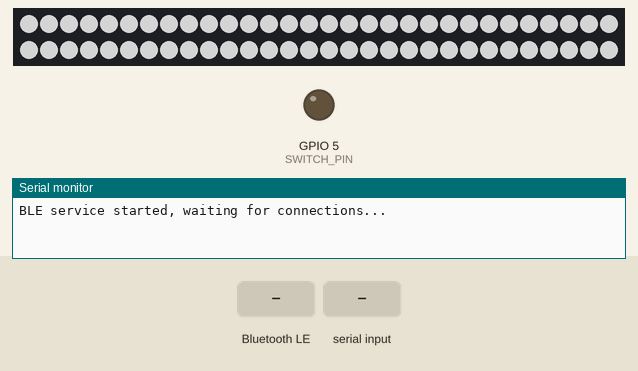
Simulated run of this program. Board: ESP32. Shown: 60 RGB LEDs in strip order, left to right, continuing on the next row, output pins drawn as LEDs (lit = HIGH), the last lines printed to the serial monitor. The inputs (shaded band) are chosen by the test bench. Dim RGB values are drawn brighter than linear; EEPROM starts erased; nothing arrives over Bluetooth unless stated; a phone connects over Bluetooth LE 3 s after start.

Above: at 1.4 s.
1.5 s: Bluetooth LE write "OFF" received
At 2.7 s:
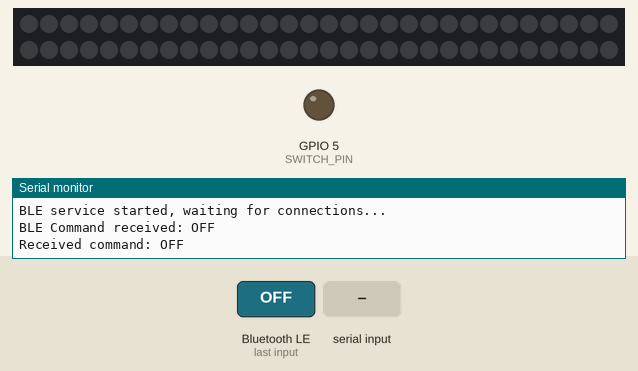
3.0 s: "SWITCH ON\n" received over Serial
At 3.8 s:
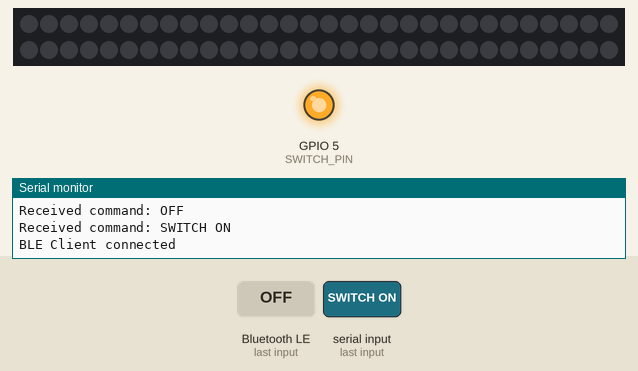
4.5 s: Bluetooth LE write "ON" received
At 5.0 s:
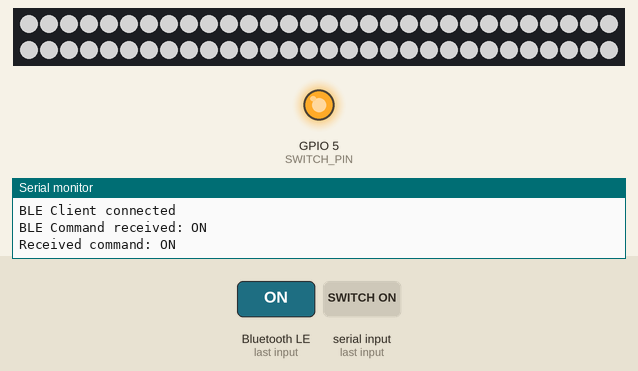
6.0 s: "90,45,200\n" received over Serial
At 7.2 s:
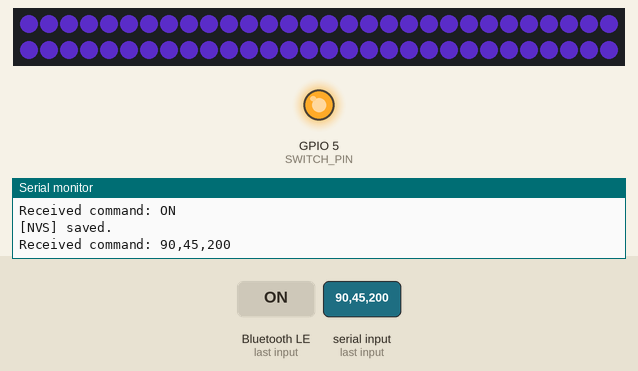
7.5 s: "30,150,10\n" received over Serial
At 8.5 s:
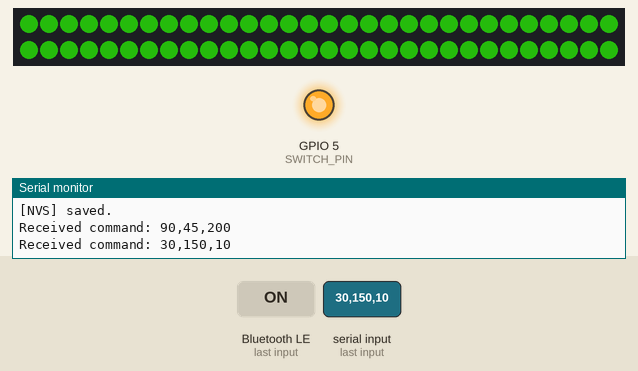
9.0 s: Bluetooth LE write "SWITCH OFF" received
At 9.6 s:
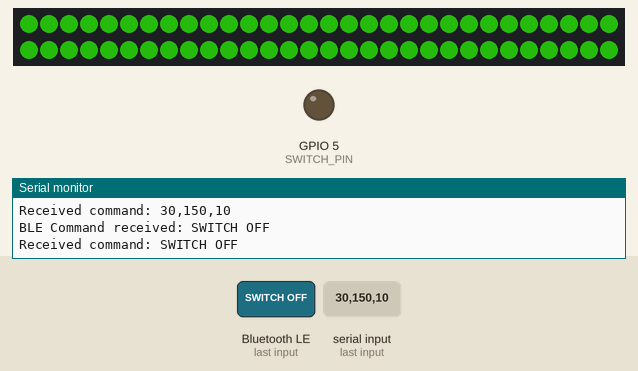
Timing chart, 0 to 11.5 s (numbered marks = the images above; inputs shaded):
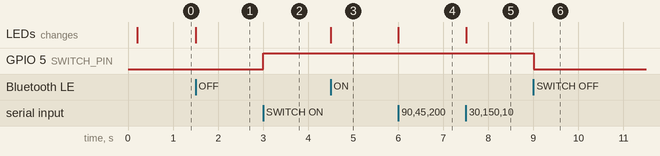

Measured:
- after the input at 1.5 s, the LEDs: change at once (image 1)
- after the input at 3.0 s, GPIO 5 (SWITCH_PIN): LOW → HIGH at once
- after the input at 4.5 s, the LEDs: change at once (image 3)
- after the input at 6.0 s, the LEDs: change at once (image 4)
- after the input at 7.5 s, the LEDs: change at once (image 5)
- after the input at 9.0 s, GPIO 5 (SWITCH_PIN): HIGH → LOW at once

The program:

main.cpp
```cpp
#include <Arduino.h>
#include <Preferences.h>
#include <Adafruit_NeoPixel.h>
#include <freertos/FreeRTOS.h>
#include <freertos/task.h>

#include <BLEDevice.h>
#include <BLEServer.h>
#include <BLEUtils.h>
#include <BLE2902.h>

#define SERVICE_UUID "6e400001-b5a3-f393-e0a9-e50e24dcca9e"
#define CHARACTERISTIC_UUID "6e400003-b5a3-f393-e0a9-e50e24dcca9e"
BLECharacteristic *pCharacteristic = NULL;
BLEServer *pServer = NULL;

Preferences preferences;

#define SWITCH_PIN 5

#define LED_PIN 4
#define LED_COUNT 60
Adafruit_NeoPixel pixels(LED_COUNT, LED_PIN, NEO_GRB + NEO_KHZ800);

int breathDirection = 5;

struct State
{
    bool isLightOn;
    bool isSwitchOn;
    bool isBreathing;
    uint8_t r, g, b;
    uint8_t brightness;
    uint8_t breathBrightness;
    uint16_t periodMs; // 频率
};

static State currentState = {true, false, false, 255, 255, 255, 128, 128, 5000};
static State lastState = currentState;
void sendCurrentState();

void loadState()
{
    preferences.begin("app", true);

    currentState.isLightOn = preferences.getBool("isLightOn", currentState.isLightOn);

    currentState.isSwitchOn = preferences.getBool("isSwitchOn", currentState.isSwitchOn);

    currentState.isBreathing = preferences.getBool("isBreathing", currentState.isBreathing);

    currentState.r = preferences.getUInt("Red", currentState.r);

    currentState.g = preferences.getUInt("Green", currentState.g);

    currentState.b = preferences.getUInt("Blue", currentState.b);

    currentState.brightness = preferences.getUInt("Brightness", currentState.brightness);

    currentState.breathBrightness = preferences.getInt("Breath_lvl", currentState.breathBrightness);
    currentState.periodMs = preferences.getUInt("Period", currentState.periodMs);
    preferences.end();
}

void dumpNVS()
{
    preferences.begin("app", true);
    Serial.println("[NVS] Current State:");
    Serial.printf("isLightOn: %d\n", preferences.getBool("isLightOn", currentState.isLightOn));
    Serial.printf("isBreathing: %d\n", preferences.getBool("isBreathing", currentState.isBreathing));
    Serial.printf("RGB: (%d, %d, %d)\n", preferences.getUInt("Red", currentState.r), preferences.getUInt("Green", currentState.g), preferences.getUInt("Blue", currentState.b));
    Serial.printf("Brightness: %d\n", preferences.getUInt("Brightness", currentState.brightness));
    Serial.printf("BreathBrightness: %d\n", preferences.getInt("Breath_lvl", currentState.breathBrightness));
    Serial.printf("Breath_period: %d\n", preferences.getUInt("Period", currentState.periodMs));
    preferences.end();
}

void saveState()
{
    if(memcmp(&lastState, &currentState, sizeof(State)) == 0){Serial.println("[NVS] IS Same."); return ;}

    preferences.begin("app", false);
    preferences.putBool("isLightOn", currentState.isLightOn);
    preferences.putBool("isSwitchOn", currentState.isSwitchOn);
    preferences.putBool("isBreathing", currentState.isBreathing);
    preferences.putUInt("Brightness", currentState.brightness);
    preferences.putInt("Breath_lvl", currentState.breathBrightness);
    preferences.putUInt("Red", currentState.r);
    preferences.putUInt("Green", currentState.g);
    preferences.putUInt("Blue", currentState.b);
    preferences.putUInt("Period", currentState.periodMs);
    Serial.println("[NVS] saved.");
    // dumpNVS();
    preferences.end();

    lastState = currentState;
}

void setBrightness(uint8_t value)
{
    currentState.brightness = value;
}

void enableBreathing()
{
    currentState.isBreathing = true;
}

void clearLight()
{
    pixels.clear();
    pixels.show();
}
void applyColor()
{
    for (int i = 0; i < LED_COUNT; i++)
    {
        pixels.setPixelColor(i, pixels.Color(currentState.r, currentState.g, currentState.b));
    }
    pixels.setBrightness(currentState.brightness);
    pixels.show();
}

// ---- 可调周期参数 ----
static const uint32_t kUpdateMs = 20; // 你的 vTaskDelayUntil 的节拍
static uint8_t phaseStep = 2;

void setBreathPeriodMs(uint16_t ms)
{
    if (ms < 300)
        ms = 300;
    if (ms > 20000)
        ms = 20000;
    uint32_t step = (256u * kUpdateMs + ms / 2) / ms; // 四舍五入
    if (step < 1)
        step = 1;
    if (step > 16)
        step = 16;
    phaseStep = (uint8_t)step;
}
void applyBreathColor()
{
    if (!currentState.isLightOn || !currentState.isBreathing)
        return;

    static uint8_t phase = 0; // 0..255 循环相位
    phase += phaseStep;

    // 三角波：0..255..0
    uint8_t tri = (phase < 128) ? (phase << 1) : ((uint8_t)((255 - phase) << 1));

    // 可选：感知均匀化（暗部不跑得快）
    // tri = pixels.gamma8(tri);

    // 按用户设置的最大亮度限幅
    uint16_t cap = currentState.brightness; // 0..255
    uint16_t level = (cap * tri) / 255;     // 0..cap

    pixels.setBrightness((uint8_t)level);

    uint32_t c = pixels.Color(currentState.r, currentState.g, currentState.b);
    for (int i = 0; i < LED_COUNT; ++i)
    {
        pixels.setPixelColor(i, c);
    }
    pixels.show();
}

void handleCommand(String command)
{
    if (command.isEmpty() || command.length() > 64) // 限制命令长度
        return;
    command.trim();
    String cmd = command;

    Serial.print("Received command: ");
    Serial.println(cmd);

    if (cmd == "ON")
    {
        currentState.isLightOn = true;
        currentState.isBreathing = false;
        applyColor();
    }
    else if (cmd == "OFF")
    {
        currentState.isBreathing = false;
        currentState.isLightOn = false;
        clearLight();
    }
    else if (cmd == "BREATHE ON")
    {
        currentState.isBreathing = true;
    }
    else if (cmd == "BREATHE OFF")
    {
        currentState.isBreathing = false;
        applyColor();
    }
    else if (cmd.startsWith("BREATHE PERIOD "))
    {
        // 提取毫秒数（命令后面的数字）
        int ms = cmd.substring(15).toInt(); // "BREATHE PERIOD " 长度是15
        currentState.periodMs = (uint16_t)ms;
        setBreathPeriodMs((uint16_t)ms);
        Serial.printf("[BREATH] Period set to %d ms\n", ms);
    }
    else if (cmd == "SWITCH ON")
    {
        currentState.isSwitchOn = true;
        digitalWrite(SWITCH_PIN, HIGH);
    }
    else if (cmd == "SWITCH OFF")
    {
        currentState.isSwitchOn = false;
        digitalWrite(SWITCH_PIN, LOW);
    }

    else if (cmd.startsWith("BRIGHT ")) // BRIGHT 后有空格
    {
        int val = 0;
        if (cmd.endsWith("%"))
        {                                                         // 百分比模式
            int pct = cmd.substring(7, cmd.length() - 1).toInt(); // 去掉 BRIGHT 和 %
            if (pct < 0)
                pct = 0;
            if (pct > 100)
                pct = 100;
            val = (pct * 255) / 100;
        }
        else
        { // 直接0~255
            val = cmd.substring(7).toInt();
            if (val < 0)
                val = 0;
            if (val > 255)
                val = 255;
        }

        currentState.brightness = (uint8_t)val;
        if (!currentState.isBreathing && currentState.isLightOn)
        {
            applyColor();
        }
    }
    else if (cmd == "GET STATE"){
        sendCurrentState();
    }
    else
    {
        // 解析 RGB 格式（如 "255,100,50"）
        int rr, gg, bb;
        if (sscanf(command.c_str(), "%d,%d,%d", &rr, &gg, &bb) == 3)
        {
            // 校验范围并更新颜色
            if (rr >= 0 && rr <= 255 && gg >= 0 && gg <= 255 && bb >= 0 && bb <= 255)
            {
                currentState.r = rr;
                currentState.g = gg;
                currentState.b = bb;
                if (!currentState.isBreathing && currentState.isLightOn)
                {
                    applyColor();
                }
            }
        }
    }
}

bool deviceConnected = false;
bool oldDeviceConnected = false;
class MyServerCallbacks : public BLEServerCallbacks
{
    void onConnect(BLEServer *pServer)
    {
        deviceConnected = true;
        Serial.println("BLE Client connected");
    };

    void onDisconnect(BLEServer *pServer)
    {
        deviceConnected = false;
        Serial.println("BLE Client disconnected");
    }
};

void sendBLEMessage(String message) {
    if (deviceConnected && pCharacteristic) {
        pCharacteristic->setValue(message.c_str());
        pCharacteristic->notify();
    }
}

// 发送当前状态到指定输出(串口/BLE)
void sendCurrentState()
{
    // 构建状态字符串
    String stateMsg = String("STATE,") +
                     String(currentState.isLightOn) + "," +
                     String(currentState.isSwitchOn) + "," +
                     String(currentState.isBreathing) + "," +
                     String(currentState.r) + "," +
                     String(currentState.g) + "," +
                     String(currentState.b) + "," +
                     String(currentState.brightness) + "," +
                     String(currentState.periodMs);

    // 根据参数选择输出方式
    if(deviceConnected) {
        sendBLEMessage(stateMsg);
    }

    Serial.println(stateMsg);
}
class MyCallbacks : public BLECharacteristicCallbacks
{
    void onWrite(BLECharacteristic *pCharacteristic)
    {
        String rxValue = String(pCharacteristic->getValue().c_str());
        if (rxValue.length() > 0)
        {
            Serial.println("BLE Command received: " + rxValue);
            handleCommand(rxValue);
            // 发送确认消息
            sendBLEMessage("OK: " + rxValue);
        }
    }
};
void initBLE()
{
    BLEDevice::init("Led-Box-BLE");
    pServer = BLEDevice::createServer();
    pServer->setCallbacks(new MyServerCallbacks());

    BLEService *pService = pServer->createService(SERVICE_UUID);
    pCharacteristic = pService->createCharacteristic(
        CHARACTERISTIC_UUID,
        BLECharacteristic::PROPERTY_READ |
            BLECharacteristic::PROPERTY_WRITE |
            BLECharacteristic::PROPERTY_NOTIFY |
            BLECharacteristic::PROPERTY_INDICATE);
    pCharacteristic->setCallbacks(new MyCallbacks());
    pCharacteristic->addDescriptor(new BLE2902());

    pService->start();

    // 开始广播
    BLEAdvertising *pAdvertising = BLEDevice::getAdvertising();
    pAdvertising->addServiceUUID(SERVICE_UUID);
    pAdvertising->setScanResponse(false);
    pAdvertising->setMinPreferred(0x0); // 不广播连接参数
    BLEDevice::startAdvertising();

    Serial.println("BLE service started, waiting for connections...");
}

static TimerHandle_t saveTimer;

static void saveTimerCb(TimerHandle_t)
{
    saveState(); // 注意：回调在 Timer 任务上下文里执行，需可重入/快速
}
static inline void scheduleSave()
{
    // 任意地方状态变化时调用它；会把 5s 计时重置
    xTimerReset(saveTimer, 0);
}

void initSaveDebounceTimer()
{
    saveTimer = xTimerCreate("saveDebounce",
                             pdMS_TO_TICKS(5000),
                             pdTRUE, nullptr, saveTimerCb);
    configASSERT(saveTimer);
    xTimerStart(saveTimer, 0);
}

void serialCommandTask(void *pvParameters)
{
    const TickType_t period = pdMS_TO_TICKS(20);

    TickType_t lastWake = xTaskGetTickCount();
    char line[128];
    while (true)
    {
        if (Serial.available())
        {
            String command = Serial.readStringUntil('\n');
            handleCommand(command);
        }
        applyBreathColor();
        vTaskDelayUntil(&lastWake, period);
    }
}

void bleCommandTask(void *pvParameters)
{
    while (true)
    {
    // Handle BLE disconnection/reconnection
    if (!deviceConnected && oldDeviceConnected)
    {
        vTaskDelay(pdMS_TO_TICKS(500)); // give the bluetooth stack the chance to get things ready
        pServer->startAdvertising();    // restart advertising
        Serial.println("Start advertising");
        oldDeviceConnected = deviceConnected;
    }

    // Handle new BLE connection
    if (deviceConnected && !oldDeviceConnected)
    {
        oldDeviceConnected = deviceConnected;
    }

    vTaskDelay(pdMS_TO_TICKS(1000));
    }
}
void setup()
{
    Serial.begin(115200);

    pinMode(SWITCH_PIN, OUTPUT);
    loadState();
    setBreathPeriodMs(currentState.periodMs);
    delay(200);
    pixels.begin();
    applyColor();
    // 初始化定时器
    initSaveDebounceTimer();
    initBLE();
    digitalWrite(SWITCH_PIN, currentState.isSwitchOn ? HIGH : LOW);
    xTaskCreate(serialCommandTask, "SerialCommandTask", 4096, NULL, 1, NULL);
    xTaskCreate(bleCommandTask, "BleCommandTask", 4096, NULL, 1, NULL);
}

void loop()
{
    vTaskDelay(pdMS_TO_TICKS(1000));
}
```
